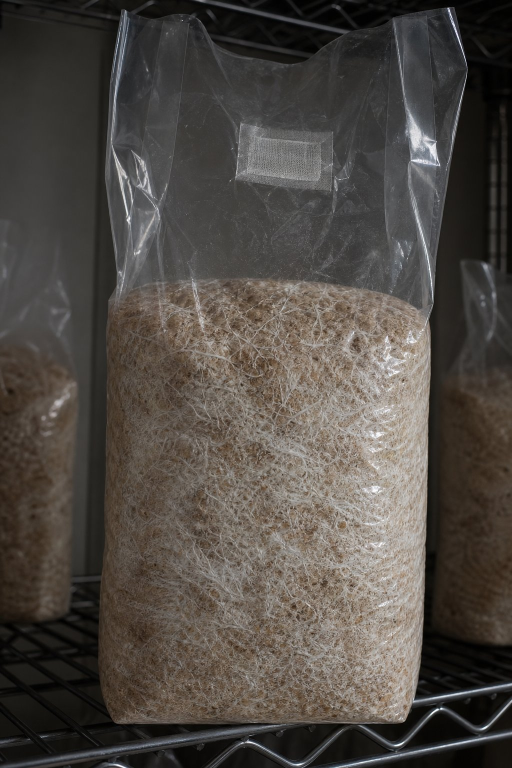
#> input picture backend/app/vision/reference/lions_mane_colonising.jpg, 1024 x 1536 px (shown at 1/2 size)
$ python -i matcher.py   (imports and definitions only)
#> lines starting #> are read from the running program, lines starting #| are printed output that depends on the picture
#> further down, picture is the input picture: shape (1536, 1024, 3); mean B, G, R 68.2, 73.7, 79.2
### backend/app/vision/reference.py
"""The reference set: 3 species x visual phases, each mapped to a profile stage.

Every entry corresponds to one printable card (see ``scripts/build_reference_pdf.py``)
and one image file in ``app/vision/reference/<key>.jpg``.  The temperature /
humidity ranges are *not* stored here – they come from the built-in reference
cultivation profiles (``app/services/profiles.py``) so the camera result and the
grower's batch use exactly the same numbers.
"""
from __future__ import annotations

from dataclasses import dataclass
from pathlib import Path

REFERENCE_DIR = Path(__file__).resolve().parent / "reference"

# QR payload format shared with the printed cards: MYCO:<species code>:<phase or stage key>
QR_PREFIX = "MYCO"


@dataclass(frozen=True)
class Species:
    key: str
    code: str  # 3-letter code used inside the QR payload
    common_name: str
    latin_name: str
    profile_name: str  # name of the built-in reference profile


@dataclass(frozen=True)
class Phase:
    key: str
    label: str
    stage_key: str  # stage key inside the cultivation profile
    what_you_see: str


@dataclass(frozen=True)
class ReferenceCard:
    key: str
    species: Species
    phase: Phase

    @property
    def filename(self) -> str:
        return f"{self.key}.jpg"

    @property
    def path(self) -> Path:
        return REFERENCE_DIR / self.filename

    @property
    def qr_payload(self) -> str:
        return f"{QR_PREFIX}:{self.species.code}:{self.phase.key}"


SPECIES: list[Species] = [
    Species("oyster", "OYS", "Oyster", "Pleurotus ostreatus", "Oyster – straw/sawdust (reference)"),
    Species("shiitake", "SHI", "Shiitake", "Lentinula edodes", "Shiitake – supplemented sawdust block (reference)"),
    Species("lions_mane", "LMN", "Lion's mane", "Hericium erinaceus", "Lion's mane – supplemented sawdust (reference)"),
]

_COMMON_PHASES: list[Phase] = [
    Phase("colonising", "Colonising", "incubation", "White mycelium spreading through the substrate; no fruit bodies."),
    Phase("pinning", "Pinning", "pinning", "First tiny primordia (pins) at the openings."),
    Phase("fruiting", "Fruiting", "fruiting", "Young fruit bodies growing, caps still small / domed."),
    Phase("harvest_ready", "Harvest ready", "harvest_ready", "Mature fruit bodies at harvest size."),
]
_SHIITAKE_BROWNING = Phase("browning", "Browning", "browning",
                           "Block has left the bag and formed a brown protective skin; popcorning bumps.")

PHASES_BY_SPECIES: dict[str, list[Phase]] = {
    "oyster": list(_COMMON_PHASES),
    "shiitake": [_COMMON_PHASES[0], _SHIITAKE_BROWNING, *_COMMON_PHASES[1:]],
    "lions_mane": list(_COMMON_PHASES),
}

# Aliases accepted inside QR payloads (older demo cards used the stage key directly).
_PHASE_ALIASES = {
    "incubation": "colonising",
    "colonisation": "colonising",
    "colonization": "colonising",
    "harvest": "harvest_ready",
    "harvest-ready": "harvest_ready",
    "harvestready": "harvest_ready",
}


def all_cards() -> list[ReferenceCard]:
    cards: list[ReferenceCard] = []
    for sp in SPECIES:
        for ph in PHASES_BY_SPECIES[sp.key]:
            cards.append(ReferenceCard(key=f"{sp.key}_{ph.key}", species=sp, phase=ph))
    return cards


# [50 lines left out: functions card_by_key, species_by_code, parse_qr_payload, card_to_dict, not called in this run]

### backend/app/vision/matcher.py
"""Recognise which printed reference card a photo shows.

Two detectors, in order:

1. **QR code** – every card carries ``MYCO:<species>:<phase>``.  When the camera
   can see the code the answer is exact.
2. **ORB feature matching** – binary keypoint descriptors of the photo are matched
   against each reference image (Lowe ratio test + RANSAC homography).  The
   number of geometrically consistent inliers is the score.  This recognises
   the *printed pictures* even when the QR code is cropped out or unreadable.

Neither detector knows anything about mushrooms in general; a photo of a real
mushroom will usually come back as *no match*, which the UI reports honestly.
"""
from __future__ import annotations

import logging
import threading
from dataclasses import dataclass, field
from pathlib import Path
from typing import Any

from .reference import ReferenceCard, all_cards, parse_qr_payload

log = logging.getLogger(__name__)

try:  # pragma: no cover - exercised implicitly by the tests when OpenCV is installed
    import cv2
    import numpy as np

    CV_AVAILABLE = True
    CV_IMPORT_ERROR = ""
except Exception as exc:  # pragma: no cover - environment without OpenCV
    cv2 = None  # type: ignore[assignment]
    np = None  # type: ignore[assignment]
    CV_AVAILABLE = False
    CV_IMPORT_ERROR = f"{type(exc).__name__}: {exc}"

MAX_SIDE = 640
ORB_FEATURES = 1500
RATIO = 0.75
RANSAC_REPROJ = 5.0
MIN_GOOD_MATCHES = 8


@dataclass
class CandidateScore:
    key: str
    inliers: int
    good_matches: int

    def to_dict(self) -> dict[str, Any]:
        return {"key": self.key, "inliers": self.inliers, "good_matches": self.good_matches}


@dataclass
class MatchResult:
    status: str  # matched|no_match|unreadable|unavailable
    method: str | None = None  # qr|features
    card: ReferenceCard | None = None
    confidence: str | None = None  # high|medium|low
    inliers: int = 0
    second_inliers: int = 0
    second_key: str | None = None
    qr_text: str | None = None
    candidates: list[CandidateScore] = field(default_factory=list)
    query_keypoints: int = 0
    message: str = ""

    # [14 lines left out: function to_dict, not called in this run]


def _prepare(gray):
    h, w = gray.shape[:2]
    scale = MAX_SIDE / float(max(h, w))
    if scale < 1.0:
        gray = cv2.resize(gray, (max(1, int(w * scale)), max(1, int(h * scale))), interpolation=cv2.INTER_AREA)
    clahe = cv2.createCLAHE(clipLimit=2.0, tileGridSize=(8, 8))
    return clahe.apply(gray)


def decode_image(data: bytes):
    """JPEG/PNG bytes -> (bgr, gray) or (None, None) when undecodable."""
    if not CV_AVAILABLE or not data:
        return None, None
    arr = np.frombuffer(data, dtype=np.uint8)
    bgr = cv2.imdecode(arr, cv2.IMREAD_COLOR)
    if bgr is None:
        return None, None
    return bgr, cv2.cvtColor(bgr, cv2.COLOR_BGR2GRAY)


class ReferenceIndex:
    """ORB descriptors of every reference card image, built lazily once."""

    def __init__(self, cards: list[ReferenceCard] | None = None, min_inliers: int = 20) -> None:
        self._cards = cards
        self.min_inliers = min_inliers
        self._lock = threading.Lock()
        self._built = False
        self._entries: list[tuple[ReferenceCard, Any, Any]] = []  # (card, keypoints, descriptors)
        self._missing: list[str] = []
        self._orb = None
        self._bf = None
        self._qr_detectors: list[Any] = []

    # ----------------------------------------------------------------- build
    @property
    def cards(self) -> list[ReferenceCard]:
        return self._cards if self._cards is not None else all_cards()

    def _ensure_built(self) -> None:
        if self._built or not CV_AVAILABLE:
            return
        with self._lock:
            if self._built:
                return
            self._orb = cv2.ORB_create(nfeatures=ORB_FEATURES, scaleFactor=1.2, nlevels=8)
            self._bf = cv2.BFMatcher(cv2.NORM_HAMMING)
            self._qr_detectors = [cv2.QRCodeDetector()]
            if hasattr(cv2, "QRCodeDetectorAruco"):
                self._qr_detectors.append(cv2.QRCodeDetectorAruco())
            entries = []
            missing = []
            for card in self.cards:
                if not card.path.exists():
                    missing.append(card.key)
                    continue
                gray = cv2.imread(str(card.path), cv2.IMREAD_GRAYSCALE)
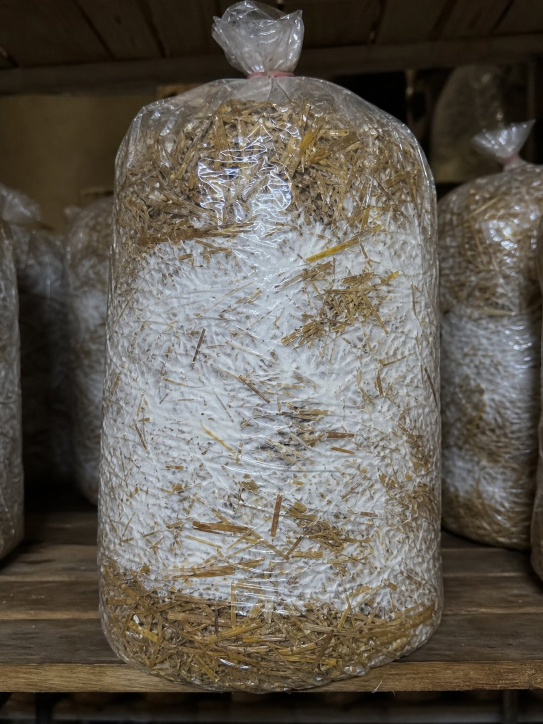
#> input picture backend/app/vision/reference/oyster_colonising.jpg, 1086 x 1448 px (shown at 1/2 size)
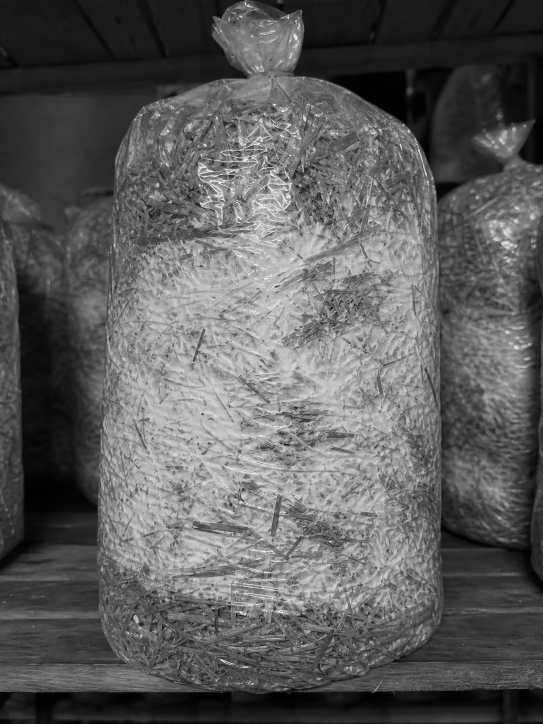
#> gray: shape (1448, 1086) (shown at 1/2 size); min 0, max 255, mean 92.7
                if gray is None:
                    missing.append(card.key)
                    continue
                kp, des = self._orb.detectAndCompute(_prepare(gray), None)
#> in _prepare, `gray = cv2.resize(gray, (max(1, int(w * scale)), max(1, int(h * scale)..`:
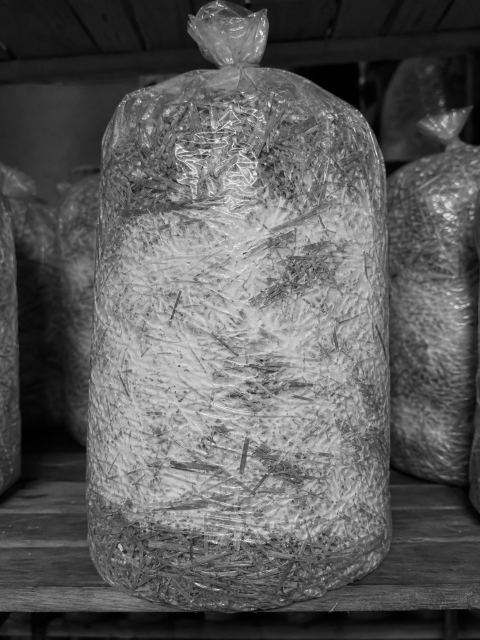
#> gray: shape (640, 480); min 0, max 247, mean 92.7
#> in _prepare, `return clahe.apply(gray)`:
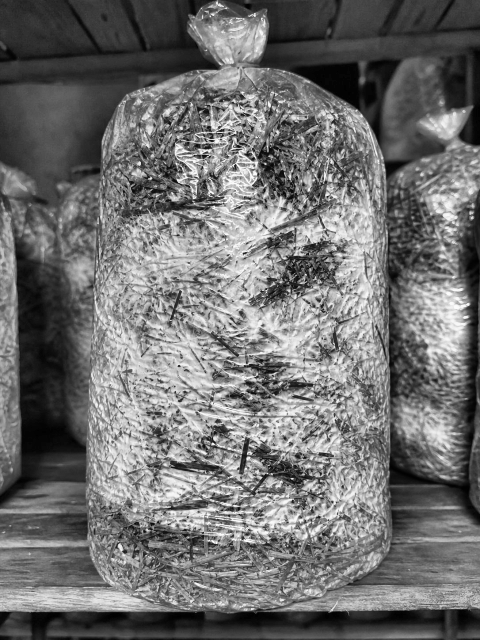
#> returned value: shape (640, 480); min 0, max 253, mean 111.7
#> kp = 1500 keypoints; strongest (x, y, size): (211, 140, 31), (212, 443, 31), (248, 458, 31), (253, 159, 31)
#> pass 3 of the loop in _ensure_built, `for card in self.cards:`:
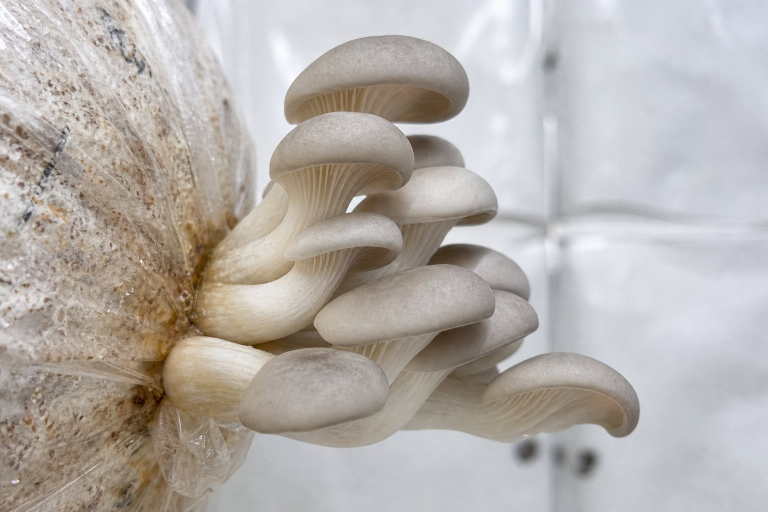
#> input picture backend/app/vision/reference/oyster_fruiting.jpg, 1536 x 1024 px (shown at 1/2 size)
#> in _prepare (call 2), `gray = cv2.resize(gray, (max(1, int(w * scale)), max(1, int(h * scale)..`:
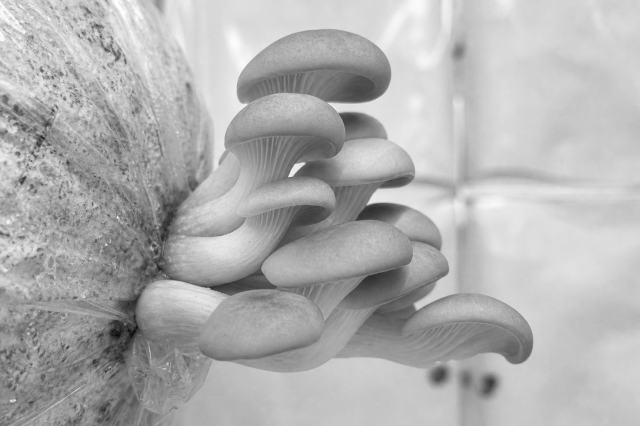
#> gray: shape (426, 640); min 6, max 255, mean 176.4
#> in _prepare (call 2), `return clahe.apply(gray)`:
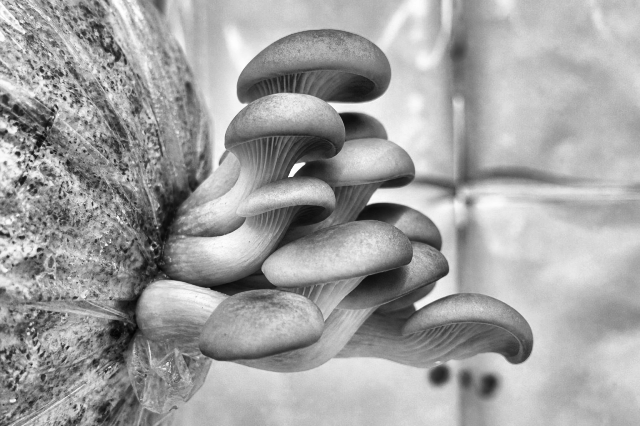
#> returned value: shape (426, 640); min 2, max 255, mean 161.4
#> kp = 1500 keypoints; strongest (x, y, size): (289, 175, 31), (303, 163, 31), (35, 153, 31), (302, 163, 37.2)
#> the loop made 13 passes; the first 3 are shown
                if des is None or len(kp) < MIN_GOOD_MATCHES:
                    log.warning("reference image %s has too few features", card.path)
                    missing.append(card.key)
                    continue
                entries.append((card, kp, des))
            self._entries = entries
            self._missing = missing
            self._built = True
            if missing:
                log.warning("reference images missing/unusable: %s", ", ".join(missing))
            log.info("vision reference index built: %d card(s)", len(entries))

    # [15 lines left out: functions invalidate, info, not called in this run]

    def missing_keys(self) -> list[str]:
        self._ensure_built()
        return list(self._missing)

    # ----------------------------------------------------------------- match
    # [42 lines left out: functions _score, _read_qr, not called in this run]

    def match(self, data: bytes) -> MatchResult:
        if not CV_AVAILABLE:
            return MatchResult(status="unavailable", message=f"OpenCV is not installed on the server ({CV_IMPORT_ERROR}).")
        self._ensure_built()
        bgr, gray = decode_image(data)
        if bgr is None:
            return MatchResult(status="unreadable", message="The upload is not a decodable JPEG/PNG image.")

        with self._lock:
            qr_text = self._read_qr(bgr)
            card = parse_qr_payload(qr_text or "")
            if card is not None:
                return MatchResult(status="matched", method="qr", card=card, confidence="high", qr_text=qr_text,
                                   message=f"QR code on the card read as {qr_text}.")

            qkp, qdes = self._orb.detectAndCompute(_prepare(gray), None)
            scores: list[CandidateScore] = []
            for ref_card, rkp, rdes in self._entries:
                inliers, good = self._score(qkp, qdes, rkp, rdes)
                scores.append(CandidateScore(key=ref_card.key, inliers=inliers, good_matches=good))
        scores.sort(key=lambda s: (-s.inliers, -s.good_matches))
        if not scores:
            return MatchResult(status="unavailable", qr_text=qr_text, query_keypoints=len(qkp or []),
                               message="No reference images are indexed on the server.")
        best = scores[0]
        second = scores[1] if len(scores) > 1 else CandidateScore(key="", inliers=0, good_matches=0)
        result = MatchResult(status="no_match", method="features", inliers=best.inliers, second_inliers=second.inliers,
                             second_key=second.key or None, qr_text=qr_text, candidates=scores,
                             query_keypoints=len(qkp or []))
        if best.inliers < self.min_inliers:
            result.message = (f"Best candidate {best.key} has only {best.inliers} consistent feature matches "
                              f"(minimum {self.min_inliers}). Hold the printed card flat, fill the frame and avoid glare.")
            return result
        margin_ok = best.inliers >= 1.5 * max(second.inliers, 1)
        result.status = "matched"
        result.card = next(c for c, _, _ in self._entries if c.key == best.key)
        if best.inliers >= 2 * self.min_inliers and best.inliers >= 3 * max(second.inliers, 1):
            result.confidence = "high"
        elif margin_ok:
            result.confidence = "medium"
        else:
            result.confidence = "low"
        result.message = (f"{best.inliers} geometrically consistent feature matches with {best.key} "
                          f"(runner-up {second.key or '–'}: {second.inliers}).")
        return result


_INDEX: ReferenceIndex | None = None


# [18 lines left out: functions get_index, encode_qr, not called in this run]


def reference_dir_status(directory: Path | None = None) -> dict[str, bool]:
    return {c.key: c.path.exists() for c in all_cards()}

>>> import cv2
>>> picture = cv2.imread('reference/lions_mane_colonising.jpg')
#> (the run stopped early here; a loop or call above may not have finished)
